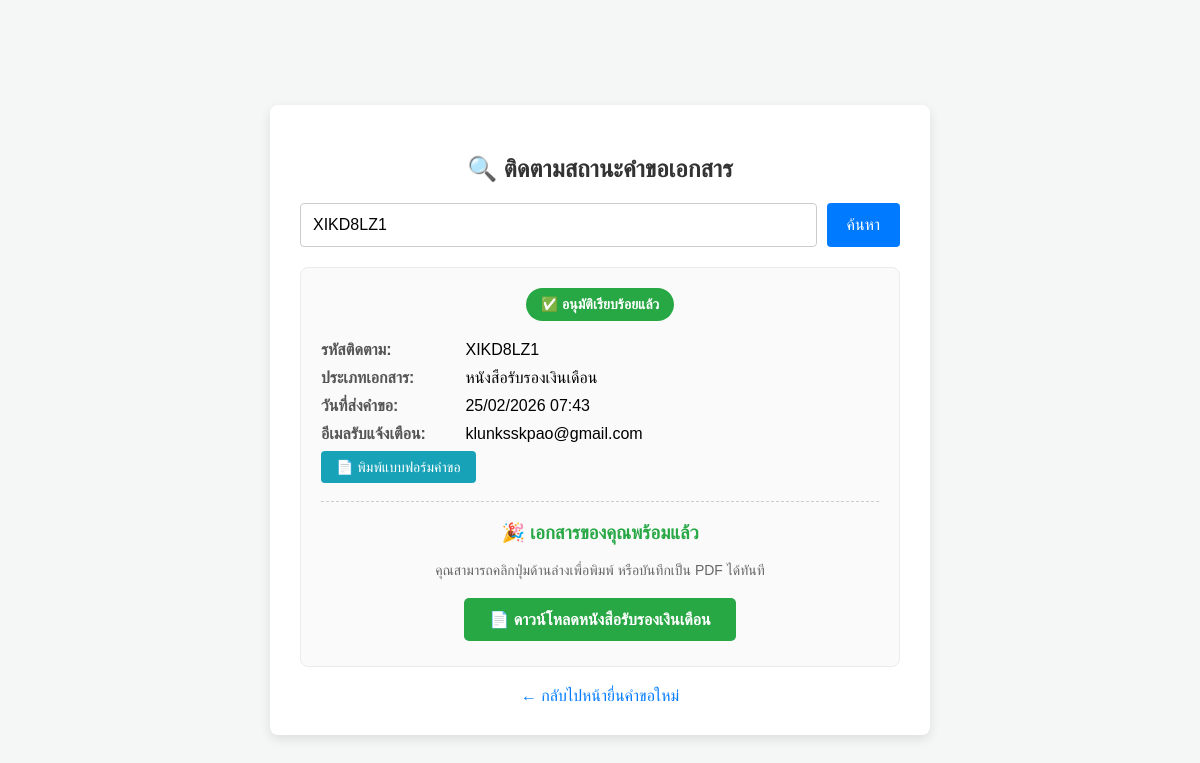
Page /track.php?code=XIKD8LZ1 on the committed database.
### tables this page shows
CREATE TABLE `requests` (
  `id` int(11) NOT NULL,
  `tracking_code` varchar(8) NOT NULL COMMENT 'รหัสติดตาม 8 หลัก Random',
  `request_type` enum('cert','payslip','both') NOT NULL,
  `status` enum('pending','verified','approved','rejected') NOT NULL DEFAULT 'pending',
  `email` varchar(100) NOT NULL,
  `created_at` timestamp NOT NULL DEFAULT current_timestamp(),
  `reject_reason` text DEFAULT NULL,
  `current_approver_id` int(11) DEFAULT NULL COMMENT 'ส่งต่อให้ใครอนุมัติ'
);

### track.php (the view, shortened to what this page needs)
<?php
require_once 'db.php';
$tracking_code = $_GET['code'] ?? $_POST['code'] ?? '';
$request_data = null;
if (!empty($tracking_code)) {
    $tracking_code = preg_replace('/[^a-zA-Z0-9]/', '', strtoupper($tracking_code));
    $stmt = $pdo->prepare("SELECT * FROM requests WHERE tracking_code = ?");
    $stmt->execute([$tracking_code]);
    $request_data = $stmt->fetch();
}
?>
<!DOCTYPE html>
<html lang="th">
<head>
</head>
<body>
<div class="container">
    <h2>🔍 ติดตามสถานะคำขอเอกสาร</h2>
    <form method="POST" action="track.php" class="search-box">
        <input type="text" name="code" placeholder="กรอกรหัสติดตาม 8 หลัก (เช่น A1B2C3D4)" value="<?php echo htmlspecialchars($tracking_code); ?>" required maxlength="8">
        <button type="submit">ค้นหา</button>
    </form>
    <?php if ($request_data): ?>
        <div class="result-card">
            <?php
                $status = $request_data['status'];
                $status_text = '';
                $badge_class = '';
                switch ($status) {
                    case 'approved':
                        $status_text = '✅ อนุมัติเรียบร้อยแล้ว';
                        $badge_class = 'bg-approved';
                        break;
                }
                $type = $request_data['request_type'];
                $type_text = ($type == 'cert') ? 'หนังสือรับรองเงินเดือน' : (($type == 'payslip') ? 'สลิปเงินเดือน' : 'หนังสือรับรองเงินเดือน และ สลิปเงินเดือน');
            ?>
            <div style="text-align: center; margin-bottom: 20px;">
                <span class="status-badge <?php echo $badge_class; ?>"><?php echo $status_text; ?></span>
            </div>
            <div class="detail-row"><strong>รหัสติดตาม:</strong> <?php echo htmlspecialchars($request_data['tracking_code']); ?></div>
            <div class="detail-row"><strong>ประเภทเอกสาร:</strong> <?php echo $type_text; ?></div>
            <div class="detail-row"><strong>วันที่ส่งคำขอ:</strong> <?php echo date('d/m/Y H:i', strtotime($request_data['created_at'])); ?></div>
            <div class="detail-row"><strong>อีเมลรับแจ้งเตือน:</strong> <?php echo htmlspecialchars($request_data['email']); ?></div>
            <div style="margin-top: 15px;">
                <a href="export_pdf.php?type=request_form&code=<?php echo $request_data['tracking_code']; ?>" target="_blank" style="background:#17a2b8; color:white; padding:8px 15px; border-radius:4px; text-decoration:none; font-size:14px;">📄 พิมพ์แบบฟอร์มคำขอ</a>
            </div>
            <?php if ($status == 'approved'): ?>
                <div class="download-section">
                    <h3 style="color: #28a745; margin-top: 0;">🎉 เอกสารของคุณพร้อมแล้ว</h3>
                    <p style="font-size: 14px; color: #666;">คุณสามารถคลิกปุ่มด้านล่างเพื่อพิมพ์ หรือบันทึกเป็น PDF ได้ทันที</p>
                    <?php if (in_array($type, ['cert', 'both'])): ?>
                        <a href="export_pdf.php?type=cert&id=<?php echo $request_data['id']; ?>" target="_blank" class="btn-download">📄 ดาวน์โหลดหนังสือรับรองเงินเดือน</a>
                    <?php endif; ?>
                </div>
            <?php endif; ?>
        </div>
    <?php endif; ?>
    <div style="text-align: center; margin-top: 20px;">
        <a href="index.html" style="color: #007bff; text-decoration: none;">← กลับไปหน้ายื่นคำขอใหม่</a>
    </div>
</div>
</body>
</html>

### track.php (style rules this page uses)
body { font-family: 'Sarabun', sans-serif; background-color: #f4f7f6; padding: 20px; display: flex; justify-content: center; align-items: center; min-height: 100vh; margin: 0; }
.container { max-width: 600px; width: 100%; background: white; padding: 30px; border-radius: 8px; box-shadow: 0 4px 12px rgba(0,0,0,0.1); }
h2 { text-align: center; color: #333; margin-bottom: 20px; }
.search-box { display: flex; gap: 10px; margin-bottom: 20px; }
input[type="text"] { flex: 1; padding: 12px; border: 1px solid #ccc; border-radius: 4px; font-size: 16px; text-transform: uppercase; }
button { background: #007bff; color: white; border: none; padding: 12px 20px; border-radius: 4px; cursor: pointer; font-size: 16px; transition: 0.3s; }
.result-card { border: 1px solid #e9ecef; border-radius: 8px; padding: 20px; background: #fafafa; }
.status-badge { display: inline-block; padding: 8px 15px; border-radius: 20px; font-weight: bold; color: white; font-size: 14px; }
.bg-approved { background: #28a745; }
.detail-row { margin-bottom: 10px; font-size: 16px; }
.detail-row strong { display: inline-block; width: 140px; color: #555; }
.download-section { margin-top: 25px; padding-top: 20px; border-top: 1px dashed #ccc; text-align: center; }
.btn-download { display: inline-block; background: #28a745; color: white; padding: 12px 25px; text-decoration: none; border-radius: 5px; font-weight: bold; margin: 5px; transition: 0.3s; }

### rows in the picture
requests: status "✅ อนุมัติเรียบร้อยแล้ว", tracking_code "XIKD8LZ1", request_type "หนังสือรับรองเงินเดือน", created_at "25/02/2026 07:43", email "klunksskpao@gmail.com"
